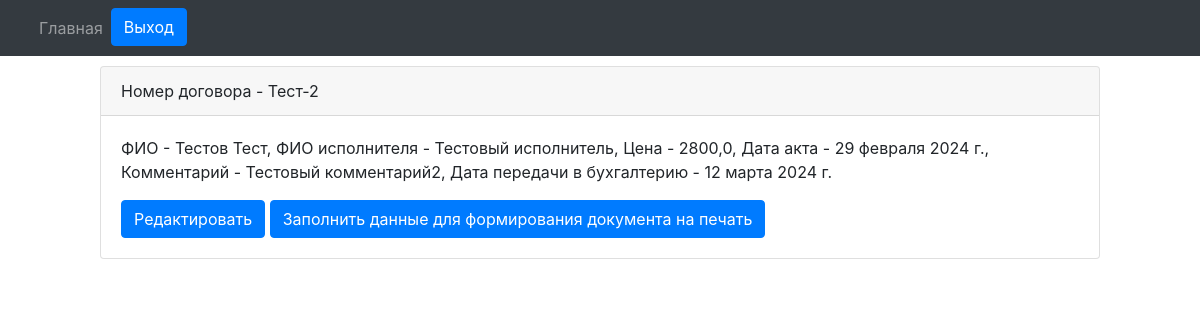
The app's page /paid_departure/filials/orders/order/1/ (signed in), older data.
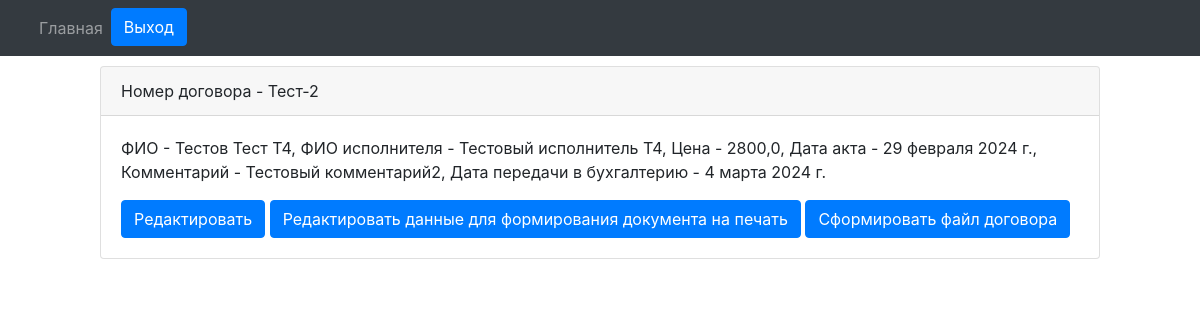
The same page, newer data.
### engine/models.py (models this page shows, shortened)
class Reestr_oferts(models.Model):
    number_orders_vozm = models.CharField(max_length=20, blank=False, verbose_name='Номер договора возм.', db_index=True)
    fio = models.CharField(max_length=128, blank=False, verbose_name='ФИО')
    date_orders = models.DateField(auto_now_add=True, verbose_name='Дата договора')
    date_akt = models.DateField(auto_now_add=True, verbose_name='Дата акта')
    exicutor = models.ForeignKey(Exicuters, on_delete=models.PROTECT, verbose_name='Исполнитель')
    filial = models.ForeignKey(Filials, on_delete=models.PROTECT, verbose_name='Филиал')
    price = models.FloatField(max_length=10, verbose_name='Цена')
    date_buhgt = models.DateField(verbose_name='Дата передачи в бухгалтерию')
    comment = models.CharField(max_length=512, verbose_name='Комментарий', blank=True)

class Exicuters(models.Model):
    fio = models.CharField(max_length=128, blank=False, verbose_name='ФИО исполнителя')
    position_filial = models.CharField(max_length=128, blank=False, default='Администратор', verbose_name='Должность')
    filial = models.ForeignKey(Filials, on_delete=models.PROTECT, verbose_name='Филиал к котрому привязан исполнитель')
    def __str__(self):
        return self.fio

### engine/views.py (the view)
# urls.py: path('filials/orders/order/<int:id_order>/', get_order, name='get_order'),
@login_required
def get_order(request, id_order):
    if not request.user.has_perm('engine.view_reestr_oferts'):
        queryset = Reestr_oferts.objects.get(pk=id_order)
        filial = str(queryset.filial)
        user_filial = str(request.user.filial)
        if filial == user_filial:
            order = Reestr_oferts.objects.get(pk=id_order)
        else:
            raise PermissionError
    else:
        order = Reestr_oferts.objects.get(pk=id_order)
    context = {
        'order': order
    }
    return render(request, 'orders/order.html', context=context)

### engine/templates/orders/order.html (shortened to what this page needs)
{% extends "orders/base.html" %}
{% block nav %}{% include 'orders/nav.html' %}{% endblock %}
{% block content %}
<div class="card" style="margin: 10px 100px 10px 100px;">
    <div class="card-header">
      Номер договора - {{ order.number_orders_vozm }}
    </div>
    <div class="card-body">
      <p class="card-text">ФИО - {{ order.fio }}, ФИО исполнителя - {{ order.exicutor }}, Цена - {{ order.price }}, Дата акта - {{ order.date_akt }}, Комментарий - {{ order.comment }}, Дата передачи в бухгалтерию - {{ order.date_buhgt }}</p>
      <a href="{% url 'edit_order' order.pk %}" class="btn btn-primary">Редактировать</a>
      {% if order.contract_data.reestr_oferts %}
        <a href="{% url 'edit_document' order.contract_data.id%}" class="btn btn-primary">Редактировать данные для формирования документа на печать</a>
        <a id="btn" href="{% url 'preview_docx' order.pk %}" class="btn btn-primary">Сформировать файл договора</a>
      {% else %}
        <a href="{% url 'create_document' order.pk %}" class="btn btn-primary">Заполнить данные для формирования документа на печать</a>
      {% endif %}
    </div>
  </div>
{% endblock %}

Row changes from the older to the newer data that the page shows:
changed Reestr_oferts "Тест-2": fio "Тестов Тест" → "Тестов Тест Т4"; exicutor "Тестовый исполнитель" → "Тестовый исполнитель Т4"; date_buhgt "12 марта 2024 г." → "4 марта 2024 г."
Text that changed along with them:
text no longer shown: "Заполнить данные для формирования документа на печать"
text now shown: "Редактировать данные для формирования документа на печать Сформировать файл договора"
